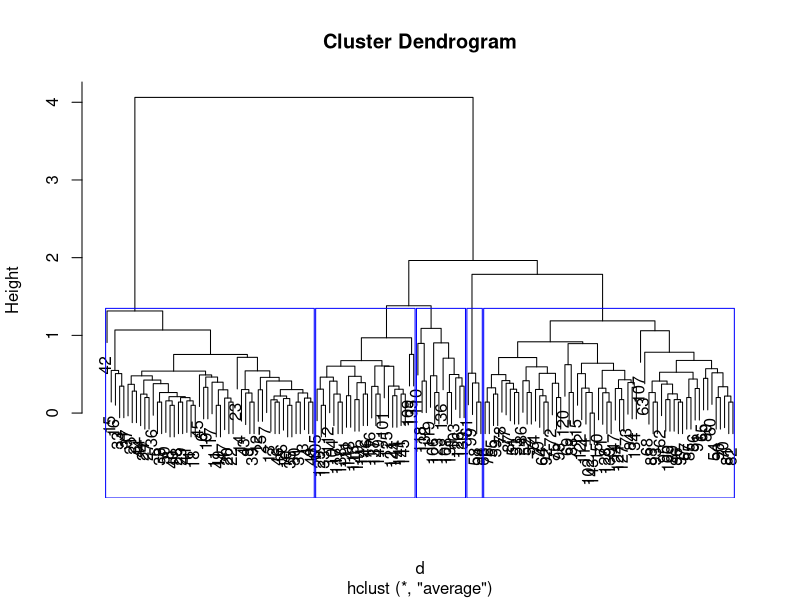

Source code (R):
iris
iris1=iris
iris1
iris1$Species  =NULL
iris1   
d = dist(iris1 , method = "euclidean")
hir = hclust(d, method="average")
plot(hir)
grps = cutree(hir,k=5)
grps
rect.hclust(hir,k=5,border = 'blue')

